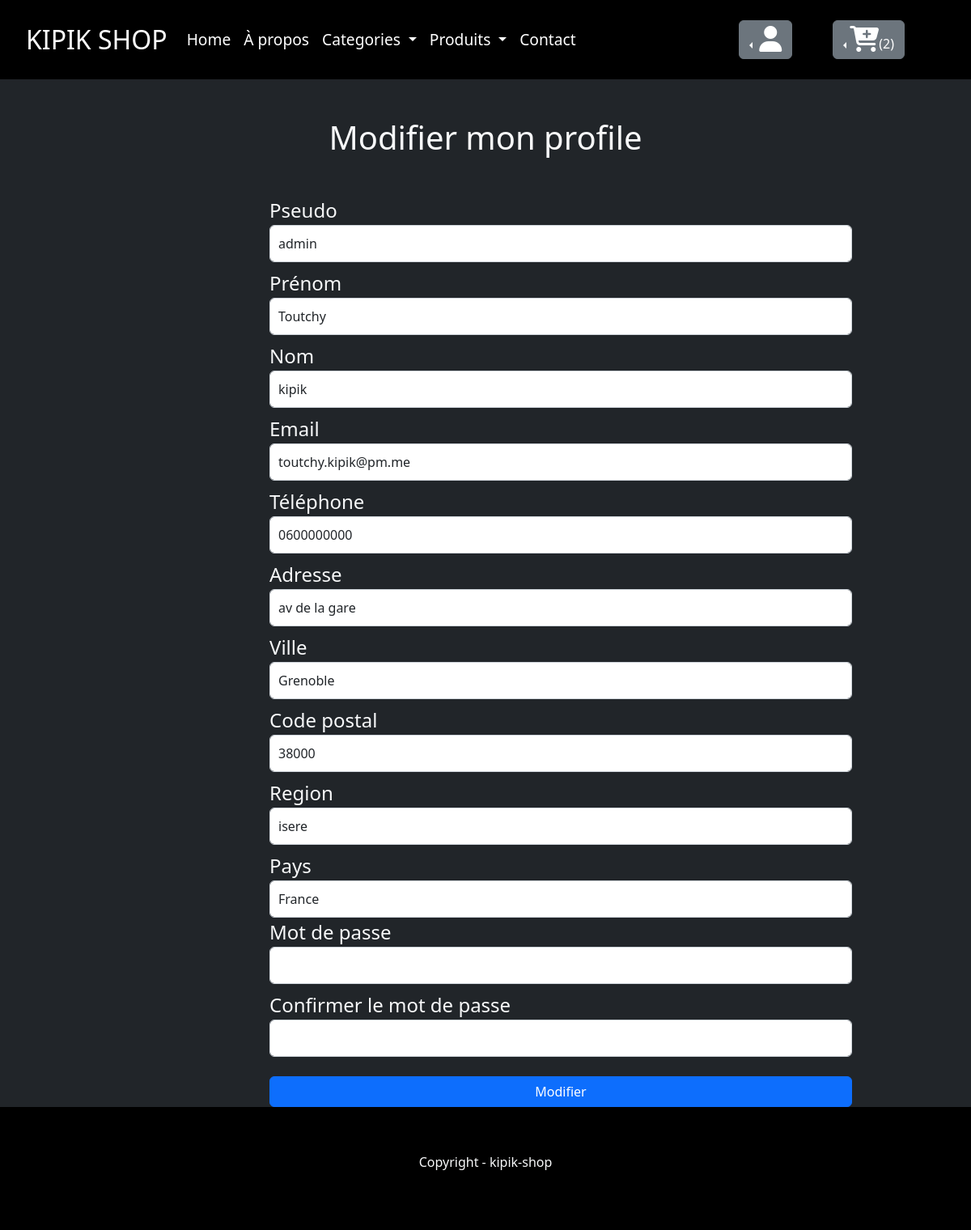
The app's page /profile/edit (signed in), older data.
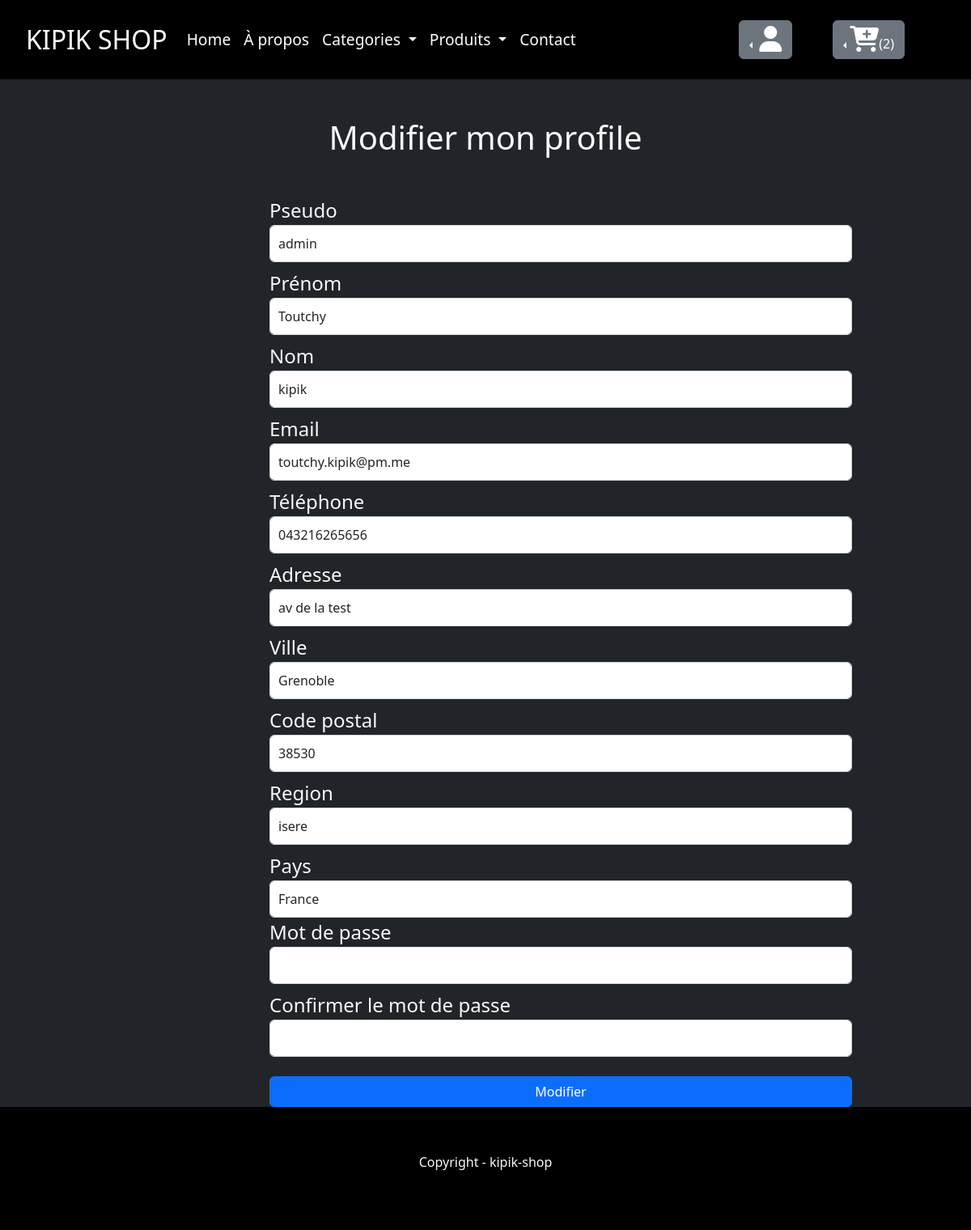
The same page, newer data.
### accounts/models.py (models this page shows, shortened)
class Profile(models.Model):
    user = models.OneToOneField(Customer, on_delete=models.CASCADE)
    image_profile = models.ImageField(upload_to='prod/profile_img/', default='prod/profile_img/default.png',
                                      blank=True, null=True)
    phone = models.CharField(max_length=20, blank=True)
    address = models.CharField(max_length=100, blank=True)
    city = models.CharField(max_length=100, blank=True)
    zip_code = models.CharField(max_length=10, blank=True)
    state = models.CharField(max_length=100, blank=True)
    country = models.CharField(max_length=100, blank=True)
    class Meta:
        verbose_name_plural = 'Profiles'
        ordering = ('user',)

### accounts/views.py (the view, shortened to what this page needs)
# urls.py: path('profile/edit', edit_profile, name='edit-profile'),
@login_required
def edit_profile(request):
    user = request.user
    profile = get_object_or_404(Profile, user=user)
    context = {
        'profile': profile,
    }
    return render(request, 'accounts/profile_update.html', context)

### accounts/templates/accounts/profile_update.html (shortened to what this page needs)
{% extends 'shop/base.html' %}
{% load static %}
{% block content %}
    <div class="card-header mt-5 mb-5">
        <h1 class="text-center">Modifier mon profile</h1>
    </div>
    <div class="container">
        <div class="row">
            <div class="col-md-8 offset-md-2">
                <form method="POST">
                    <div class="form-group">
                        <label for="username">Pseudo</label>
                        <input type="text" class="form-control mb-2" id="username" name="username" placeholder="{{ user.username }}" value="{{ user.username }}">
                        <label for="first_name">Prénom</label>
                        <input type="text" class="form-control mb-2" id="first_name" name="first_name" value="{{ user.first_name }}" placeholder="{{ user.first_name }}">
                        <label for="last_name">Nom</label>
                        <input type="text" class="form-control mb-2" id="last_name" name="last_name" value="{{ user.last_name }}" placeholder="{{ user.last_name }}">
                        <label for="email">Email</label>
                        <input type="email" class="form-control mb-2" id="email" name="email" value="{{ user.email }}" placeholder="{{ user.email }}">
                        <label for="phone">Téléphone</label>
                        <input type="text" class="form-control mb-2" id="phone" name="phone" value="{{ profile.phone }}" placeholder="{{ profile.phone }}">
                        <label for="address">Adresse</label>
                        <input type="text" class="form-control mb-2" id="address" name="address" value="{{ profile.address }}" placeholder="{{ profile.adress }}">
                        <label for="city">Ville</label>
                        <input type="text" class="form-control mb-2" id="city" name="city" value="{{ profile.city }}" placeholder="{{ profile.city }}">
                        <label for="zip_code">Code postal</label>
                        <input type="text" class="form-control mb-2" id="zip_code" name="zip_code" value="{{ profile.zip_code }}" placeholder="{{ profile.zip_code }}">
                        <label for="state">Region</label>
                        <input type="text" class="form-control mb-2" id="state" name="state" value="{{ profile.state }}" placeholder="{{ profile.state }}">
                        <label for="country">Pays</label>
                        <input type="text" class="form-control" id="country" name="country" value="{{ profile.country }}" placeholder="{{ profile.country }}">
                        <label for="password">Mot de passe</label>
                        <input type="password" class="form-control mb-2" id="password" name="password">
                        <label for="password2">Confirmer le mot de passe</label>
                        <input type="password" class="form-control mb-2" id="password2" name="password2">
                        <button type="submit" class="btn btn-primary mt-3">Modifier</button>
                    </div>
                </form>
            </div>
        </div>
    </div>
{% endblock %}

Row changes from the older to the newer data that the page shows:
changed Profile "Grenoble": phone "0600000000" → "043216265656"; address "av de la gare" → "av de la test"; zip_code "38000" → "38530"
